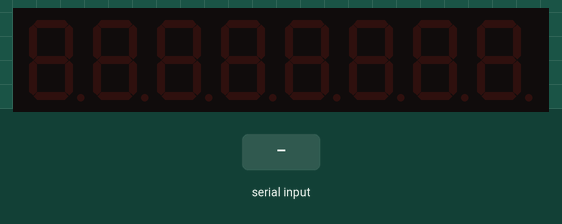
This sketch was run on a simulated Arduino Uno, built with avr-gcc and run on an emulated ATmega328P. On the bench: 8-digit seven-segment display. The inputs (shaded band) are chosen by the test bench. What the sketch prints to the serial monitor is not drawn.

Above: at 1.2 s.
1.3 s: "d11\n" received over Serial
2.8 s: "l621\n" received over Serial
At 3.1 s:
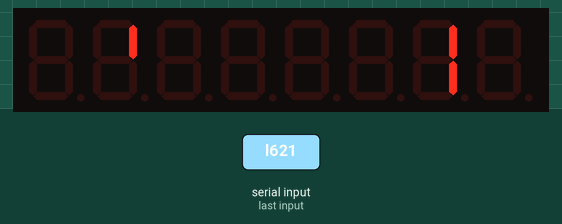
Timing chart, 0 to 5.8 s (numbered marks = the images above; inputs shaded):
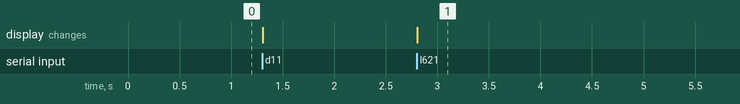

The sketch:

serial_7_segment_display.ino
```cpp
#include "LedControl.h"


// Send /n terminated strings over serial to switch on LED sections
// - "n" sets the entire display to a number, x is blank
// --- "n12x34x56"
// - "d" sets a single digit. the first byte is the index of the digit, the second byte is the number
// - to set a blank digit, set the second byte to "s"
// --- "d11"
// - "l" sets a single led on or off. The first byte is the column, second is the row, third is "0" or "1"
// - to switch the led on or off
// --- "l621"


String inData;
// Arduino Pin 7 to DIN, 6 to Clk, 5 to LOAD, no.of devices is 1
LedControl lc=LedControl(8,10,9,1);

int lc_address = 0;


void setup() {
  lc.shutdown(lc_address,false);
  lc.setIntensity(lc_address,10);
  lc.clearDisplay(lc_address);

  Serial.begin(9600);
  Serial.print("Arduino is here!");

}

void set_numbers(String numbers) {
  lc.clearDisplay(lc_address);
  int length = numbers.length();
  for(int i=0; i< length; i++) {
    char currentChar = numbers.charAt(length - i -1);
    int number = currentChar -'0';

    if (number != "x" - "0") {
      lc.setDigit(lc_address,i,number,false);
    }
  }
}

void set_number(String param) {
  int index = param.charAt(0) -'0';
  int value = param.charAt(1);

  lc.setChar(lc_address,index,value,false);
}


void set_led(String param) {
  int     col = param.charAt(0) -'0';
  int     row = param.charAt(1) -'0';
  boolean value = param.substring(2,3) == "1";

  lc.setLed(lc_address, col, row, value);
}

void process_command(String command) {

  // strip off command char
  String param = command.substring(1);

  if (command.startsWith("n")) {
    set_numbers(param);
  } else if (command.startsWith("d")) {
    set_number(param);
  } else if (command.startsWith("l")) {
    set_led(param);
  }
}

void loop() {
 while (Serial.available() > 0) {
        char recieved = Serial.read();

        // Process message when new line character is recieved
        if (recieved == '\n')
        {
            process_command(inData);
            inData = ""; // Clear recieved buffer
        } else {
          if (recieved != '\r') { //just ignore \r character
            inData += recieved;
          }
        }
    }
}
```

Measured:
- after the input at 2.8 s, the display: changes at once (image 1)
